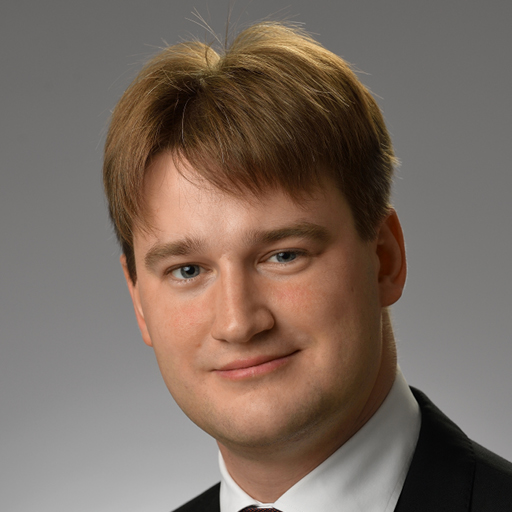
#> input picture images/1.jpg, 512 x 512 px
$ python -i blur_check.py   (imports and definitions only)   (older library calls are emulated)
#> lines starting #> are read from the running program, lines starting #| are printed output that depends on the picture; after the words box and inside, x2 and y2 are one past the last pixel; in counts of white or black regions, pixels touching at a corner belong together
#> further down, picture is the input picture: shape (512, 512, 3); mean B, G, R 95.8, 106.2, 121.4
import cv2
import numpy as np

def check_image_blurness(image):
    gray = cv2.cvtColor(image, cv2.COLOR_BGR2GRAY)
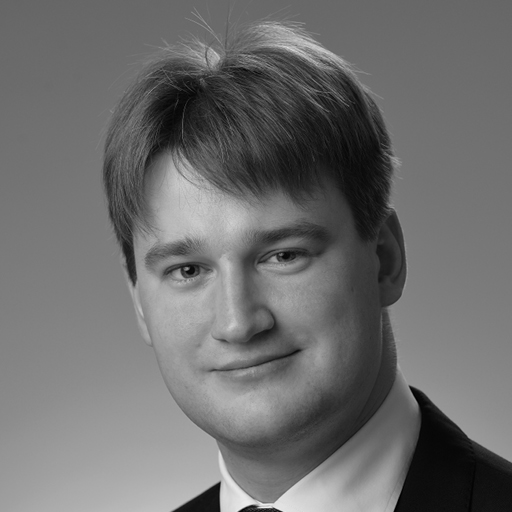
#> gray: shape (512, 512); min 0, max 239, mean 109.6
    return check_if_blur(gray) or check_if_pixaleted(gray)

def check_if_blur(gray):
    # compute the Laplacian of the image and then return the focus
    # measure, which is simply the variance of the Laplacian
    value = cv2.Laplacian(gray, cv2.CV_64F).var()
#> value = 228.9
    return value < 145


def check_if_pixaleted(gray):

    #edge detection using canny
    edges = cv2.Canny(gray, 50, 150, apertureSize=3)
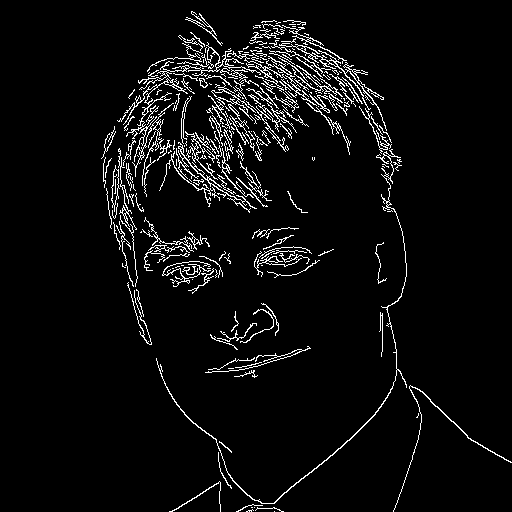
#> edges: shape (512, 512); 4.9% white in thin lines or dots, all inside (x1, y1, x2, y2) = (101, 11, 512, 512)
    minLineLength = 200
    maxLineGap = 10

    #number of lines detection using hough

    lines = cv2.HoughLinesP(edges, 1, np.pi / 180, 100, minLineLength, maxLineGap)
#> lines = [[426, 396, 451, 421], [439, 408, 467, 436], [188, 70, 199, 70]]

    if(lines is None):
        lines =[]
    return len(lines) > 5

>>> import cv2
>>> picture = cv2.imread('images/1.jpg')
>>> result = check_image_blurness(picture)
#> result = False
